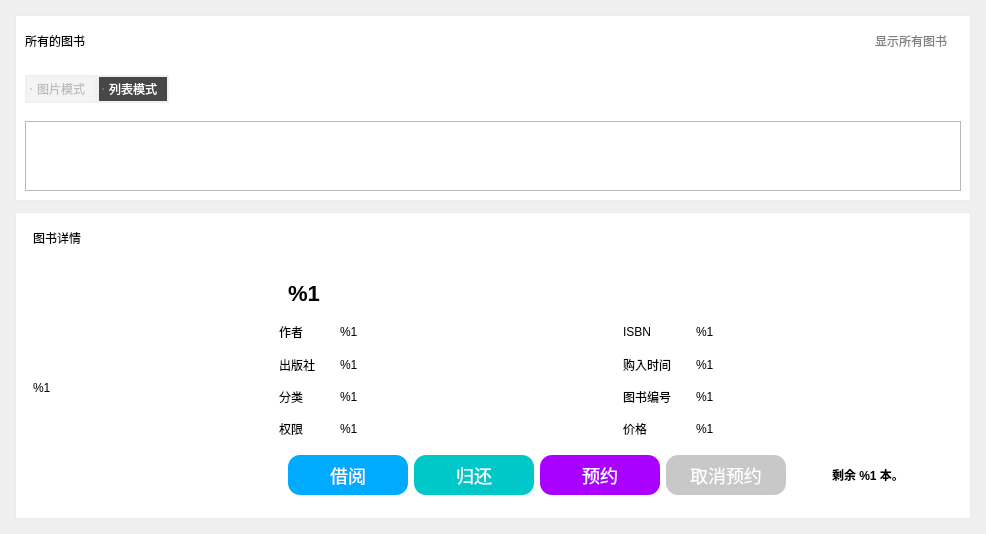
<?xml version="1.0" encoding="UTF-8"?>
<ui version="4.0">
 <class>BookListWindow</class>
 <widget class="QWidget" name="BookListWindow">
  <property name="geometry">
   <rect>
    <x>0</x>
    <y>0</y>
    <width>986</width>
    <height>534</height>
   </rect>
  </property>
  <property name="windowTitle">
   <string>图书列表</string>
  </property>
  <property name="whatsThis">
   <string>正方形打野</string>
  </property>
  <property name="styleSheet">
   <string notr="true">QLabel
{
	font: 14px &quot;宋体&quot;;
}</string>
  </property>
  <layout class="QGridLayout" name="gridLayout">
   <property name="leftMargin">
    <number>15</number>
   </property>
   <property name="topMargin">
    <number>15</number>
   </property>
   <property name="rightMargin">
    <number>15</number>
   </property>
   <property name="bottomMargin">
    <number>15</number>
   </property>
   <item row="0" column="0">
    <widget class="QWidget" name="BookListWidget" native="true">
     <property name="styleSheet">
      <string notr="true">#BookListWidget
{
	border:1px solid rgb(235, 235, 235);
}</string>
     </property>
     <layout class="QVBoxLayout" name="verticalLayout_2">
      <property name="spacing">
       <number>0</number>
      </property>
      <property name="leftMargin">
       <number>1</number>
      </property>
      <property name="topMargin">
       <number>1</number>
      </property>
      <property name="rightMargin">
       <number>1</number>
      </property>
      <property name="bottomMargin">
       <number>1</number>
      </property>
      <item>
       <widget class="QWidget" name="BookListTitleWidget" native="true">
        <property name="sizePolicy">
         <sizepolicy hsizetype="Preferred" vsizetype="Fixed">
          <horstretch>0</horstretch>
          <verstretch>0</verstretch>
         </sizepolicy>
        </property>
        <property name="minimumSize">
         <size>
          <width>0</width>
          <height>50</height>
         </size>
        </property>
        <property name="styleSheet">
         <string notr="true">#BookListTitleWidget
{
	background-color: white;
}</string>
        </property>
        <layout class="QHBoxLayout" name="horizontalLayout_4">
         <property name="leftMargin">
          <number>9</number>
         </property>
         <property name="topMargin">
          <number>9</number>
         </property>
         <property name="rightMargin">
          <number>9</number>
         </property>
         <property name="bottomMargin">
          <number>9</number>
         </property>
         <item>
          <widget class="QLabel" name="BookListTitle">
           <property name="styleSheet">
            <string notr="true">#BookListTitle
{
	font: bold 14px &quot;宋体&quot;;
}</string>
           </property>
           <property name="text">
            <string>所有的图书</string>
           </property>
          </widget>
         </item>
         <item>
          <widget class="QPushButton" name="RefreshBookList">
           <property name="sizePolicy">
            <sizepolicy hsizetype="Minimum" vsizetype="Fixed">
             <horstretch>0</horstretch>
             <verstretch>0</verstretch>
            </sizepolicy>
           </property>
           <property name="minimumSize">
            <size>
             <width>15</width>
             <height>15</height>
            </size>
           </property>
           <property name="maximumSize">
            <size>
             <width>100</width>
             <height>15</height>
            </size>
           </property>
           <property name="styleSheet">
            <string notr="true">#RefreshBookList
{
	border: 0;
	color: gray;
	/*image: url(:/Icon/refresh_white.png);*/
}
#RefreshBookList:pressed
{
	color: black;
	/*image: url(:/Icon/refresh_black.png);*/
}</string>
           </property>
           <property name="text">
            <string>显示所有图书</string>
           </property>
           <property name="icon">
            <iconset resource="resource.qrc">
             <normaloff>:/Icon/refresh_white.png</normaloff>
             <normalon>:/Icon/refresh_black.png</normalon>:/Icon/refresh_white.png</iconset>
           </property>
          </widget>
         </item>
        </layout>
       </widget>
      </item>
      <item>
       <widget class="QWidget" name="ModeSelectWidget" native="true">
        <property name="sizePolicy">
         <sizepolicy hsizetype="Preferred" vsizetype="Fixed">
          <horstretch>0</horstretch>
          <verstretch>0</verstretch>
         </sizepolicy>
        </property>
        <property name="styleSheet">
         <string notr="true">QRadioButton::indicator
{
	width:0;
	height: 0
}
QRadioButton
{
	font: 14px &quot;黑体&quot;;
	height: 20px;
	padding: 2px 9px 2px 4px;
	border: 2px solid rgb(240,240,240);
	background-color: rgb(244,244,244);
}
QRadioButton:checked
{
	color: white;
	background-color: rgb(71, 71, 71)
}
#ModeSelectWidget
{
	background-color: white;
}</string>
        </property>
        <layout class="QHBoxLayout" name="horizontalLayout">
         <property name="spacing">
          <number>0</number>
         </property>
         <item>
          <widget class="QRadioButton" name="PictureMode">
           <property name="enabled">
            <bool>false</bool>
           </property>
           <property name="text">
            <string>图片模式</string>
           </property>
           <property name="checked">
            <bool>false</bool>
           </property>
          </widget>
         </item>
         <item>
          <widget class="QRadioButton" name="ListMode">
           <property name="text">
            <string>列表模式</string>
           </property>
           <property name="checked">
            <bool>true</bool>
           </property>
          </widget>
         </item>
         <item>
          <spacer name="horizontalSpacer">
           <property name="orientation">
            <enum>Qt::Horizontal</enum>
           </property>
           <property name="sizeHint" stdset="0">
            <size>
             <width>40</width>
             <height>20</height>
            </size>
           </property>
          </spacer>
         </item>
        </layout>
       </widget>
      </item>
      <item>
       <widget class="QStackedWidget" name="stackedWidget">
        <property name="styleSheet">
         <string notr="true">#stackedWidget
{
	background-color:white;
}</string>
        </property>
        <property name="currentIndex">
         <number>1</number>
        </property>
        <widget class="QWidget" name="PictureModePage">
         <layout class="QVBoxLayout" name="verticalLayout_3">
          <item>
           <widget class="QScrollArea" name="scrollArea">
            <property name="widgetResizable">
             <bool>true</bool>
            </property>
            <widget class="QWidget" name="scrollAreaWidgetContents">
             <property name="geometry">
              <rect>
               <x>0</x>
               <y>0</y>
               <width>63</width>
               <height>16</height>
              </rect>
             </property>
            </widget>
           </widget>
          </item>
         </layout>
        </widget>
        <widget class="QWidget" name="ListModePage">
         <layout class="QVBoxLayout" name="verticalLayout">
          <item>
           <widget class="QTableWidget" name="BookList">
            <property name="styleSheet">
             <string notr="true"/>
            </property>
            <property name="sizeAdjustPolicy">
             <enum>QAbstractScrollArea::AdjustToContentsOnFirstShow</enum>
            </property>
            <property name="editTriggers">
             <set>QAbstractItemView::NoEditTriggers</set>
            </property>
            <property name="selectionMode">
             <enum>QAbstractItemView::SingleSelection</enum>
            </property>
            <property name="selectionBehavior">
             <enum>QAbstractItemView::SelectRows</enum>
            </property>
            <property name="textElideMode">
             <enum>Qt::ElideMiddle</enum>
            </property>
            <property name="verticalScrollMode">
             <enum>QAbstractItemView::ScrollPerPixel</enum>
            </property>
            <attribute name="horizontalHeaderHighlightSections">
             <bool>false</bool>
            </attribute>
           </widget>
          </item>
         </layout>
        </widget>
       </widget>
      </item>
     </layout>
    </widget>
   </item>
   <item row="2" column="0">
    <widget class="QWidget" name="DetailsBoxWidget" native="true">
     <property name="sizePolicy">
      <sizepolicy hsizetype="Preferred" vsizetype="Fixed">
       <horstretch>0</horstretch>
       <verstretch>0</verstretch>
      </sizepolicy>
     </property>
     <property name="minimumSize">
      <size>
       <width>0</width>
       <height>300</height>
      </size>
     </property>
     <property name="styleSheet">
      <string notr="true">#DetailsBoxWidget
{
	border: 1px solid rgb(235,235,235);
	background-color: white;
}</string>
     </property>
     <layout class="QVBoxLayout" name="verticalLayout_4">
      <property name="spacing">
       <number>0</number>
      </property>
      <property name="topMargin">
       <number>1</number>
      </property>
      <item>
       <widget class="QWidget" name="DetailsBoxTilteWidget" native="true">
        <property name="sizePolicy">
         <sizepolicy hsizetype="Preferred" vsizetype="Fixed">
          <horstretch>0</horstretch>
          <verstretch>0</verstretch>
         </sizepolicy>
        </property>
        <property name="minimumSize">
         <size>
          <width>0</width>
          <height>50</height>
         </size>
        </property>
        <layout class="QHBoxLayout" name="horizontalLayout_6">
         <property name="spacing">
          <number>10</number>
         </property>
         <property name="rightMargin">
          <number>9</number>
         </property>
         <property name="bottomMargin">
          <number>9</number>
         </property>
         <item>
          <widget class="QLabel" name="DetailsBoxTitle">
           <property name="styleSheet">
            <string notr="true">#DetailsBoxTitle
{
	font:bold 14px &quot;宋体&quot;;
}</string>
           </property>
           <property name="text">
            <string>图书详情</string>
           </property>
          </widget>
         </item>
         <item>
          <widget class="QPushButton" name="RefreshDetails">
           <property name="sizePolicy">
            <sizepolicy hsizetype="Fixed" vsizetype="Fixed">
             <horstretch>0</horstretch>
             <verstretch>0</verstretch>
            </sizepolicy>
           </property>
           <property name="minimumSize">
            <size>
             <width>15</width>
             <height>15</height>
            </size>
           </property>
           <property name="maximumSize">
            <size>
             <width>15</width>
             <height>15</height>
            </size>
           </property>
           <property name="styleSheet">
            <string notr="true">#RefreshDetails
{
	border: 0;
	image: url(:/Icon/refresh_white.png);
}
#RefreshDetails:pressed
{
	image: url(:/Icon/refresh_black.png);
}</string>
           </property>
           <property name="text">
            <string/>
           </property>
          </widget>
         </item>
         <item>
          <widget class="QPushButton" name="CloseDetails">
           <property name="sizePolicy">
            <sizepolicy hsizetype="Fixed" vsizetype="Fixed">
             <horstretch>0</horstretch>
             <verstretch>0</verstretch>
            </sizepolicy>
           </property>
           <property name="minimumSize">
            <size>
             <width>15</width>
             <height>15</height>
            </size>
           </property>
           <property name="maximumSize">
            <size>
             <width>15</width>
             <height>15</height>
            </size>
           </property>
           <property name="styleSheet">
            <string notr="true">#CloseDetails
{
	border: 0;
	image: url(:/Icon/close_white.png);
}
#CloseDetails:pressed
{
	image: url(:/Icon/close_black.png);
}</string>
           </property>
           <property name="text">
            <string/>
           </property>
          </widget>
         </item>
        </layout>
       </widget>
      </item>
      <item>
       <widget class="QWidget" name="DetailsWidget" native="true">
        <property name="sizePolicy">
         <sizepolicy hsizetype="Preferred" vsizetype="Minimum">
          <horstretch>0</horstretch>
          <verstretch>0</verstretch>
         </sizepolicy>
        </property>
        <property name="minimumSize">
         <size>
          <width>0</width>
          <height>250</height>
         </size>
        </property>
        <property name="styleSheet">
         <string notr="true"/>
        </property>
        <layout class="QHBoxLayout" name="horizontalLayout_2">
         <property name="spacing">
          <number>6</number>
         </property>
         <item>
          <widget class="QLabel" name="Cover">
           <property name="sizePolicy">
            <sizepolicy hsizetype="Fixed" vsizetype="Preferred">
             <horstretch>0</horstretch>
             <verstretch>0</verstretch>
            </sizepolicy>
           </property>
           <property name="minimumSize">
            <size>
             <width>200</width>
             <height>0</height>
            </size>
           </property>
           <property name="styleSheet">
            <string notr="true"/>
           </property>
           <property name="text">
            <string>%1</string>
           </property>
          </widget>
         </item>
         <item>
          <spacer name="horizontalSpacer_3">
           <property name="orientation">
            <enum>Qt::Horizontal</enum>
           </property>
           <property name="sizeType">
            <enum>QSizePolicy::Fixed</enum>
           </property>
           <property name="sizeHint" stdset="0">
            <size>
             <width>40</width>
             <height>20</height>
            </size>
           </property>
          </spacer>
         </item>
         <item>
          <layout class="QVBoxLayout" name="DetailsTextLayout">
           <item>
            <widget class="QWidget" name="DetailsTitleWidget" native="true">
             <property name="sizePolicy">
              <sizepolicy hsizetype="Preferred" vsizetype="Fixed">
               <horstretch>0</horstretch>
               <verstretch>0</verstretch>
              </sizepolicy>
             </property>
             <layout class="QVBoxLayout" name="DetailTitleLayout">
              <item>
               <widget class="QLabel" name="Title">
                <property name="sizePolicy">
                 <sizepolicy hsizetype="Preferred" vsizetype="Fixed">
                  <horstretch>0</horstretch>
                  <verstretch>0</verstretch>
                 </sizepolicy>
                </property>
                <property name="styleSheet">
                 <string notr="true">#Title
{
	font-size: 22px;
	font-weight: bold;
}</string>
                </property>
                <property name="text">
                 <string>%1</string>
                </property>
               </widget>
              </item>
             </layout>
            </widget>
           </item>
           <item>
            <layout class="QGridLayout" name="DetailContentLayout">
             <property name="horizontalSpacing">
              <number>25</number>
             </property>
             <property name="verticalSpacing">
              <number>10</number>
             </property>
             <item row="3" column="2">
              <widget class="QLabel" name="PriceLabel">
               <property name="sizePolicy">
                <sizepolicy hsizetype="Fixed" vsizetype="Preferred">
                 <horstretch>0</horstretch>
                 <verstretch>0</verstretch>
                </sizepolicy>
               </property>
               <property name="text">
                <string>价格</string>
               </property>
              </widget>
             </item>
             <item row="3" column="3">
              <widget class="QLabel" name="Price">
               <property name="text">
                <string>%1</string>
               </property>
              </widget>
             </item>
             <item row="3" column="1">
              <widget class="QLabel" name="Permission">
               <property name="text">
                <string>%1</string>
               </property>
              </widget>
             </item>
             <item row="1" column="0">
              <widget class="QLabel" name="PressLabel">
               <property name="sizePolicy">
                <sizepolicy hsizetype="Fixed" vsizetype="Preferred">
                 <horstretch>0</horstretch>
                 <verstretch>0</verstretch>
                </sizepolicy>
               </property>
               <property name="text">
                <string>出版社</string>
               </property>
              </widget>
             </item>
             <item row="3" column="0">
              <widget class="QLabel" name="PermissionLabel">
               <property name="sizePolicy">
                <sizepolicy hsizetype="Fixed" vsizetype="Preferred">
                 <horstretch>0</horstretch>
                 <verstretch>0</verstretch>
                </sizepolicy>
               </property>
               <property name="text">
                <string>权限</string>
               </property>
              </widget>
             </item>
             <item row="1" column="1">
              <widget class="QLabel" name="Press">
               <property name="text">
                <string>%1</string>
               </property>
              </widget>
             </item>
             <item row="1" column="2">
              <widget class="QLabel" name="PurchaseTimeLabel">
               <property name="sizePolicy">
                <sizepolicy hsizetype="Fixed" vsizetype="Preferred">
                 <horstretch>0</horstretch>
                 <verstretch>0</verstretch>
                </sizepolicy>
               </property>
               <property name="text">
                <string>购入时间</string>
               </property>
              </widget>
             </item>
             <item row="0" column="0">
              <widget class="QLabel" name="AuthorLabel">
               <property name="sizePolicy">
                <sizepolicy hsizetype="Fixed" vsizetype="Preferred">
                 <horstretch>0</horstretch>
                 <verstretch>0</verstretch>
                </sizepolicy>
               </property>
               <property name="text">
                <string>作者</string>
               </property>
              </widget>
             </item>
             <item row="0" column="1">
              <widget class="QLabel" name="Author">
               <property name="text">
                <string>%1</string>
               </property>
              </widget>
             </item>
             <item row="0" column="2">
              <widget class="QLabel" name="ISBNLabel">
               <property name="sizePolicy">
                <sizepolicy hsizetype="Fixed" vsizetype="Preferred">
                 <horstretch>0</horstretch>
                 <verstretch>0</verstretch>
                </sizepolicy>
               </property>
               <property name="text">
                <string>ISBN</string>
               </property>
              </widget>
             </item>
             <item row="1" column="3">
              <widget class="QLabel" name="PurchaseTime">
               <property name="text">
                <string>%1</string>
               </property>
              </widget>
             </item>
             <item row="2" column="0">
              <widget class="QLabel" name="ClassificationLabel">
               <property name="sizePolicy">
                <sizepolicy hsizetype="Fixed" vsizetype="Preferred">
                 <horstretch>0</horstretch>
                 <verstretch>0</verstretch>
                </sizepolicy>
               </property>
               <property name="text">
                <string>分类</string>
               </property>
              </widget>
             </item>
             <item row="0" column="3">
              <widget class="QLabel" name="ISBN">
               <property name="text">
                <string>%1</string>
               </property>
              </widget>
             </item>
             <item row="2" column="2">
              <widget class="QLabel" name="BookIDLabel">
               <property name="sizePolicy">
                <sizepolicy hsizetype="Fixed" vsizetype="Preferred">
                 <horstretch>0</horstretch>
                 <verstretch>0</verstretch>
                </sizepolicy>
               </property>
               <property name="text">
                <string>图书编号</string>
               </property>
              </widget>
             </item>
             <item row="2" column="1">
              <widget class="QLabel" name="Classification">
               <property name="text">
                <string>%1</string>
               </property>
              </widget>
             </item>
             <item row="2" column="3">
              <widget class="QLabel" name="BookID">
               <property name="text">
                <string>%1</string>
               </property>
              </widget>
             </item>
            </layout>
           </item>
           <item>
            <widget class="QWidget" name="BorrowWidget" native="true">
             <property name="sizePolicy">
              <sizepolicy hsizetype="Preferred" vsizetype="Fixed">
               <horstretch>0</horstretch>
               <verstretch>0</verstretch>
              </sizepolicy>
             </property>
             <layout class="QHBoxLayout" name="horizontalLayout_3">
              <item>
               <widget class="QPushButton" name="Borrow">
                <property name="styleSheet">
                 <string notr="true">#Borrow
{
	width: 120px;
	height: 40px;
	border: 1px;
	border-radius: 12px;
	background-color: rgb(0, 170, 255);
	font-size: 18px;
	color: white;
}
#Borrow:hover
{
	background-color: rgb(0, 210, 255);
}
#Borrow:pressed
{
	border: 1px solid white;
	background-color:black;
	color: white;
}</string>
                </property>
                <property name="text">
                 <string>借阅</string>
                </property>
               </widget>
              </item>
              <item>
               <widget class="QPushButton" name="Return">
                <property name="styleSheet">
                 <string notr="true">#Return
{
	width: 120px;
	height: 40px;
	border: 1px;
	border-radius: 12px;
	background-color: rgb(0, 200, 200);
	font-size: 18px;
	color: white;
}
#Return:hover
{
	background-color: rgb(30, 230, 230);
}
#Return:pressed
{
	border: 1px solid white;
	background-color:black;
	color: white;
}</string>
                </property>
                <property name="text">
                 <string>归还</string>
                </property>
               </widget>
              </item>
              <item>
               <widget class="QPushButton" name="Subscribe">
                <property name="styleSheet">
                 <string notr="true">#Subscribe
{
	width: 120px;
	height: 40px;
	border: 1px;
	border-radius: 12px;
	background-color: rgb(170, 0, 255);
	font-size: 18px;
	color: white;
}
#Subscribe:hover
{
	background-color: rgb(210, 100, 255);
}
#Subscribe:pressed
{
	border: 1px solid white;
	background-color:black;
	color: white;
}</string>
                </property>
                <property name="text">
                 <string>预约</string>
                </property>
               </widget>
              </item>
              <item>
               <widget class="QPushButton" name="Unsubscribe">
                <property name="styleSheet">
                 <string notr="true">#Unsubscribe
{
	width: 120px;
	height: 40px;
	border: 1px;
	border-radius: 12px;
	background-color: rgb(200, 200, 200);
	font-size: 18px;
	color: white;
}
#Unsubscribe:hover
{
	background-color: rgb(235, 235, 235);
}
#Unsubscribe:pressed
{
	border: 1px solid white;
	background-color:black;
	color: white;
}</string>
                </property>
                <property name="text">
                 <string>取消预约</string>
                </property>
               </widget>
              </item>
              <item>
               <spacer name="horizontalSpacer_4">
                <property name="orientation">
                 <enum>Qt::Horizontal</enum>
                </property>
                <property name="sizeType">
                 <enum>QSizePolicy::Fixed</enum>
                </property>
                <property name="sizeHint" stdset="0">
                 <size>
                  <width>40</width>
                  <height>5</height>
                 </size>
                </property>
               </spacer>
              </item>
              <item>
               <widget class="QLabel" name="CountState">
                <property name="styleSheet">
                 <string notr="true">font-weight: bold;</string>
                </property>
                <property name="text">
                 <string>剩余 %1 本。</string>
                </property>
               </widget>
              </item>
              <item>
               <spacer name="horizontalSpacer_2">
                <property name="orientation">
                 <enum>Qt::Horizontal</enum>
                </property>
                <property name="sizeHint" stdset="0">
                 <size>
                  <width>40</width>
                  <height>20</height>
                 </size>
                </property>
               </spacer>
              </item>
             </layout>
            </widget>
           </item>
          </layout>
         </item>
        </layout>
       </widget>
      </item>
     </layout>
    </widget>
   </item>
   <item row="1" column="0">
    <spacer name="verticalSpacer">
     <property name="orientation">
      <enum>Qt::Vertical</enum>
     </property>
     <property name="sizeType">
      <enum>QSizePolicy::Fixed</enum>
     </property>
     <property name="sizeHint" stdset="0">
      <size>
       <width>0</width>
       <height>5</height>
      </size>
     </property>
    </spacer>
   </item>
  </layout>
 </widget>
 <resources>
  <include location="resource.qrc"/>
 </resources>
 <connections>
  <connection>
   <sender>PictureMode</sender>
   <signal>toggled(bool)</signal>
   <receiver>BookListWindow</receiver>
   <slot>onChangedMode(bool)</slot>
   <hints>
    <hint type="sourcelabel">
     <x>58</x>
     <y>83</y>
    </hint>
    <hint type="destinationlabel">
     <x>319</x>
     <y>239</y>
    </hint>
   </hints>
  </connection>
  <connection>
   <sender>ListMode</sender>
   <signal>toggled(bool)</signal>
   <receiver>BookListWindow</receiver>
   <slot>onChangedMode(bool)</slot>
   <hints>
    <hint type="sourcelabel">
     <x>137</x>
     <y>83</y>
    </hint>
    <hint type="destinationlabel">
     <x>319</x>
     <y>239</y>
    </hint>
   </hints>
  </connection>
  <connection>
   <sender>BookList</sender>
   <signal>cellClicked(int,int)</signal>
   <receiver>BookListWindow</receiver>
   <slot>onSelectedBook(int,int)</slot>
   <hints>
    <hint type="sourcelabel">
     <x>319</x>
     <y>156</y>
    </hint>
    <hint type="destinationlabel">
     <x>319</x>
     <y>239</y>
    </hint>
   </hints>
  </connection>
  <connection>
   <sender>CloseDetails</sender>
   <signal>clicked()</signal>
   <receiver>BookListWindow</receiver>
   <slot>onClickedCloseDetailsBox()</slot>
   <hints>
    <hint type="sourcelabel">
     <x>599</x>
     <y>244</y>
    </hint>
    <hint type="destinationlabel">
     <x>319</x>
     <y>266</y>
    </hint>
   </hints>
  </connection>
  <connection>
   <sender>Borrow</sender>
   <signal>clicked()</signal>
   <receiver>BookListWindow</receiver>
   <slot>onCommandButtonClicked()</slot>
   <hints>
    <hint type="sourcelabel">
     <x>354</x>
     <y>480</y>
    </hint>
    <hint type="destinationlabel">
     <x>492</x>
     <y>266</y>
    </hint>
   </hints>
  </connection>
  <connection>
   <sender>Return</sender>
   <signal>clicked()</signal>
   <receiver>BookListWindow</receiver>
   <slot>onCommandButtonClicked()</slot>
   <hints>
    <hint type="sourcelabel">
     <x>480</x>
     <y>480</y>
    </hint>
    <hint type="destinationlabel">
     <x>492</x>
     <y>266</y>
    </hint>
   </hints>
  </connection>
  <connection>
   <sender>Subscribe</sender>
   <signal>clicked()</signal>
   <receiver>BookListWindow</receiver>
   <slot>onCommandButtonClicked()</slot>
   <hints>
    <hint type="sourcelabel">
     <x>606</x>
     <y>480</y>
    </hint>
    <hint type="destinationlabel">
     <x>492</x>
     <y>266</y>
    </hint>
   </hints>
  </connection>
  <connection>
   <sender>Unsubscribe</sender>
   <signal>clicked()</signal>
   <receiver>BookListWindow</receiver>
   <slot>onCommandButtonClicked()</slot>
   <hints>
    <hint type="sourcelabel">
     <x>732</x>
     <y>480</y>
    </hint>
    <hint type="destinationlabel">
     <x>492</x>
     <y>266</y>
    </hint>
   </hints>
  </connection>
  <connection>
   <sender>RefreshDetails</sender>
   <signal>clicked()</signal>
   <receiver>BookListWindow</receiver>
   <slot>onRefreshDetails()</slot>
   <hints>
    <hint type="sourcelabel">
     <x>920</x>
     <y>244</y>
    </hint>
    <hint type="destinationlabel">
     <x>492</x>
     <y>266</y>
    </hint>
   </hints>
  </connection>
  <connection>
   <sender>RefreshBookList</sender>
   <signal>clicked(bool)</signal>
   <receiver>BookListWindow</receiver>
   <slot>showAllBooks()</slot>
   <hints>
    <hint type="sourcelabel">
     <x>953</x>
     <y>40</y>
    </hint>
    <hint type="destinationlabel">
     <x>492</x>
     <y>266</y>
    </hint>
   </hints>
  </connection>
 </connections>
 <slots>
  <slot>onChangedMode(bool)</slot>
  <slot>onSelectedBook(int,int)</slot>
  <slot>onClickedCloseDetailsBox()</slot>
  <slot>onCommandButtonClicked()</slot>
  <slot>onRefreshDetails()</slot>
  <slot>showAllBooks()</slot>
 </slots>
</ui>
